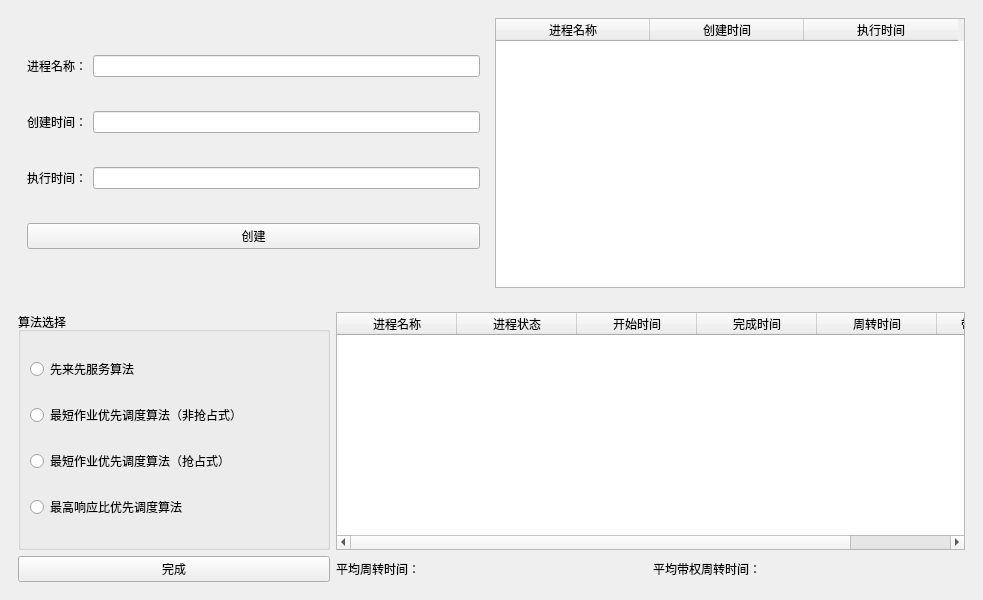
<?xml version="1.0" encoding="UTF-8"?>
<ui version="4.0">
 <class>MainWindow</class>
 <widget class="QMainWindow" name="MainWindow">
  <property name="enabled">
   <bool>true</bool>
  </property>
  <property name="geometry">
   <rect>
    <x>0</x>
    <y>0</y>
    <width>983</width>
    <height>600</height>
   </rect>
  </property>
  <property name="minimumSize">
   <size>
    <width>983</width>
    <height>600</height>
   </size>
  </property>
  <property name="maximumSize">
   <size>
    <width>983</width>
    <height>600</height>
   </size>
  </property>
  <property name="sizeIncrement">
   <size>
    <width>983</width>
    <height>600</height>
   </size>
  </property>
  <property name="baseSize">
   <size>
    <width>983</width>
    <height>600</height>
   </size>
  </property>
  <property name="windowTitle">
   <string>MainWindow</string>
  </property>
  <widget class="QWidget" name="centralwidget">
   <layout class="QVBoxLayout" name="verticalLayout_2">
    <item>
     <widget class="QWidget" name="widget" native="true">
      <layout class="QGridLayout" name="gridLayout_2">
       <item row="0" column="0">
        <widget class="QWidget" name="widget_2" native="true">
         <layout class="QGridLayout" name="gridLayout">
          <item row="0" column="0">
           <widget class="QLabel" name="label">
            <property name="text">
             <string>进程名称：</string>
            </property>
           </widget>
          </item>
          <item row="0" column="1">
           <widget class="QLineEdit" name="lineEdit_pname"/>
          </item>
          <item row="1" column="0">
           <widget class="QLabel" name="label_2">
            <property name="text">
             <string>创建时间：</string>
            </property>
           </widget>
          </item>
          <item row="1" column="1">
           <widget class="QLineEdit" name="lineEdit_createtime"/>
          </item>
          <item row="2" column="0">
           <widget class="QLabel" name="label_3">
            <property name="text">
             <string>执行时间：</string>
            </property>
           </widget>
          </item>
          <item row="2" column="1">
           <widget class="QLineEdit" name="lineEdit_runningtime"/>
          </item>
          <item row="3" column="0" colspan="2">
           <widget class="QPushButton" name="craete_pushButton">
            <property name="text">
             <string>创建</string>
            </property>
           </widget>
          </item>
         </layout>
        </widget>
       </item>
       <item row="0" column="1">
        <widget class="QTableWidget" name="tableWidget_ready">
         <attribute name="horizontalHeaderDefaultSectionSize">
          <number>154</number>
         </attribute>
         <column>
          <property name="text">
           <string>进程名称</string>
          </property>
         </column>
         <column>
          <property name="text">
           <string>创建时间</string>
          </property>
         </column>
         <column>
          <property name="text">
           <string>执行时间</string>
          </property>
         </column>
        </widget>
       </item>
      </layout>
     </widget>
    </item>
    <item>
     <widget class="QWidget" name="widget_3" native="true">
      <layout class="QGridLayout" name="gridLayout_3">
       <item row="0" column="0">
        <widget class="QGroupBox" name="groupBox">
         <property name="title">
          <string>算法选择</string>
         </property>
         <layout class="QVBoxLayout" name="verticalLayout">
          <item>
           <widget class="QRadioButton" name="radioButton_1">
            <property name="text">
             <string>先来先服务算法</string>
            </property>
           </widget>
          </item>
          <item>
           <widget class="QRadioButton" name="radioButton_2">
            <property name="text">
             <string>最短作业优先调度算法（非抢占式）</string>
            </property>
           </widget>
          </item>
          <item>
           <widget class="QRadioButton" name="radioButton_3">
            <property name="text">
             <string>最短作业优先调度算法（抢占式）</string>
            </property>
           </widget>
          </item>
          <item>
           <widget class="QRadioButton" name="radioButton_4">
            <property name="text">
             <string>最高响应比优先调度算法</string>
            </property>
           </widget>
          </item>
         </layout>
        </widget>
       </item>
       <item row="1" column="3">
        <widget class="QLabel" name="label_5">
         <property name="text">
          <string>平均带权周转时间：</string>
         </property>
        </widget>
       </item>
       <item row="1" column="0">
        <widget class="QPushButton" name="delete_pushButton">
         <property name="text">
          <string>完成</string>
         </property>
        </widget>
       </item>
       <item row="1" column="2">
        <widget class="QLabel" name="label_4">
         <property name="text">
          <string>平均周转时间：</string>
         </property>
        </widget>
       </item>
       <item row="0" column="2" colspan="2">
        <widget class="QTableWidget" name="tableWidget">
         <property name="columnCount">
          <number>6</number>
         </property>
         <attribute name="horizontalHeaderDefaultSectionSize">
          <number>120</number>
         </attribute>
         <column>
          <property name="text">
           <string>进程名称</string>
          </property>
         </column>
         <column>
          <property name="text">
           <string>进程状态</string>
          </property>
         </column>
         <column>
          <property name="text">
           <string>开始时间</string>
          </property>
         </column>
         <column>
          <property name="text">
           <string>完成时间</string>
          </property>
         </column>
         <column>
          <property name="text">
           <string>周转时间</string>
          </property>
         </column>
         <column>
          <property name="text">
           <string>带权周转时间</string>
          </property>
         </column>
        </widget>
       </item>
      </layout>
     </widget>
    </item>
   </layout>
  </widget>
 </widget>
 <resources/>
 <connections/>
</ui>
